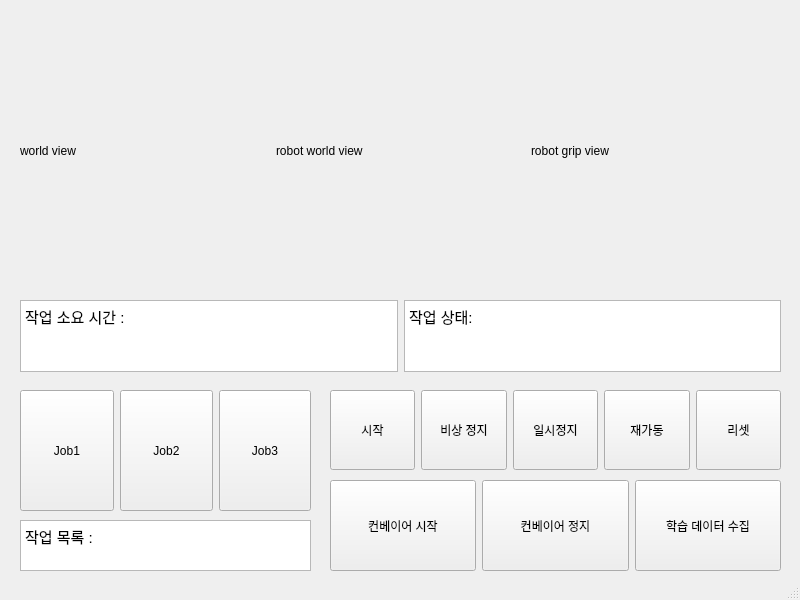
<?xml version="1.0" encoding="UTF-8"?>
<ui version="4.0">
 <class>MainWindow</class>
 <widget class="QMainWindow" name="MainWindow">
  <property name="geometry">
   <rect>
    <x>0</x>
    <y>0</y>
    <width>800</width>
    <height>600</height>
   </rect>
  </property>
  <property name="windowTitle">
   <string>Control_tower</string>
  </property>
  <widget class="QWidget" name="centralwidget">
   <widget class="QWidget" name="horizontalLayoutWidget">
    <property name="geometry">
     <rect>
      <x>20</x>
      <y>20</y>
      <width>761</width>
      <height>261</height>
     </rect>
    </property>
    <layout class="QHBoxLayout" name="horizontalLayout">
     <item>
      <widget class="QLabel" name="world">
       <property name="sizePolicy">
        <sizepolicy hsizetype="Expanding" vsizetype="Expanding">
         <horstretch>0</horstretch>
         <verstretch>0</verstretch>
        </sizepolicy>
       </property>
       <property name="text">
        <string>world view</string>
       </property>
      </widget>
     </item>
     <item>
      <widget class="QLabel" name="label">
       <property name="sizePolicy">
        <sizepolicy hsizetype="Expanding" vsizetype="Expanding">
         <horstretch>0</horstretch>
         <verstretch>0</verstretch>
        </sizepolicy>
       </property>
       <property name="text">
        <string>robot world view</string>
       </property>
      </widget>
     </item>
     <item>
      <widget class="QLabel" name="label_2">
       <property name="sizePolicy">
        <sizepolicy hsizetype="Expanding" vsizetype="Expanding">
         <horstretch>0</horstretch>
         <verstretch>0</verstretch>
        </sizepolicy>
       </property>
       <property name="text">
        <string>robot grip view</string>
       </property>
      </widget>
     </item>
    </layout>
   </widget>
   <widget class="QWidget" name="gridLayoutWidget">
    <property name="geometry">
     <rect>
      <x>20</x>
      <y>300</y>
      <width>761</width>
      <height>72</height>
     </rect>
    </property>
    <layout class="QGridLayout" name="gridLayout">
     <item row="0" column="0">
      <widget class="QTextBrowser" name="work_timer">
       <property name="html">
        <string>&lt;!DOCTYPE HTML PUBLIC &quot;-//W3C//DTD HTML 4.0//EN&quot; &quot;http://www.w3.org/TR/REC-html40/strict.dtd&quot;&gt;
&lt;html&gt;&lt;head&gt;&lt;meta name=&quot;qrichtext&quot; content=&quot;1&quot; /&gt;&lt;style type=&quot;text/css&quot;&gt;
p, li { white-space: pre-wrap; }
&lt;/style&gt;&lt;/head&gt;&lt;body style=&quot; font-family:'Ubuntu'; font-size:11pt; font-weight:400; font-style:normal;&quot;&gt;
&lt;p style=&quot; margin-top:0px; margin-bottom:0px; margin-left:0px; margin-right:0px; -qt-block-indent:0; text-indent:0px;&quot;&gt;작업 소요 시간 : &lt;/p&gt;&lt;/body&gt;&lt;/html&gt;</string>
       </property>
      </widget>
     </item>
     <item row="0" column="1">
      <widget class="QTextBrowser" name="work_status">
       <property name="html">
        <string>&lt;!DOCTYPE HTML PUBLIC &quot;-//W3C//DTD HTML 4.0//EN&quot; &quot;http://www.w3.org/TR/REC-html40/strict.dtd&quot;&gt;
&lt;html&gt;&lt;head&gt;&lt;meta name=&quot;qrichtext&quot; content=&quot;1&quot; /&gt;&lt;style type=&quot;text/css&quot;&gt;
p, li { white-space: pre-wrap; }
&lt;/style&gt;&lt;/head&gt;&lt;body style=&quot; font-family:'Ubuntu'; font-size:11pt; font-weight:400; font-style:normal;&quot;&gt;
&lt;p style=&quot; margin-top:0px; margin-bottom:0px; margin-left:0px; margin-right:0px; -qt-block-indent:0; text-indent:0px;&quot;&gt;작업 상태: &lt;/p&gt;&lt;/body&gt;&lt;/html&gt;</string>
       </property>
      </widget>
     </item>
    </layout>
   </widget>
   <widget class="QTextEdit" name="job_list">
    <property name="geometry">
     <rect>
      <x>20</x>
      <y>520</y>
      <width>291</width>
      <height>51</height>
     </rect>
    </property>
    <property name="html">
     <string>&lt;!DOCTYPE HTML PUBLIC &quot;-//W3C//DTD HTML 4.0//EN&quot; &quot;http://www.w3.org/TR/REC-html40/strict.dtd&quot;&gt;
&lt;html&gt;&lt;head&gt;&lt;meta name=&quot;qrichtext&quot; content=&quot;1&quot; /&gt;&lt;style type=&quot;text/css&quot;&gt;
p, li { white-space: pre-wrap; }
&lt;/style&gt;&lt;/head&gt;&lt;body style=&quot; font-family:'Ubuntu'; font-size:11pt; font-weight:400; font-style:normal;&quot;&gt;
&lt;p style=&quot; margin-top:0px; margin-bottom:0px; margin-left:0px; margin-right:0px; -qt-block-indent:0; text-indent:0px;&quot;&gt;작업 목록 :&lt;/p&gt;&lt;/body&gt;&lt;/html&gt;</string>
    </property>
   </widget>
   <widget class="QWidget" name="gridLayoutWidget_2">
    <property name="geometry">
     <rect>
      <x>20</x>
      <y>390</y>
      <width>291</width>
      <height>121</height>
     </rect>
    </property>
    <layout class="QGridLayout" name="gridLayout_2">
     <item row="0" column="2" rowspan="2">
      <widget class="QPushButton" name="job3">
       <property name="sizePolicy">
        <sizepolicy hsizetype="Expanding" vsizetype="Expanding">
         <horstretch>0</horstretch>
         <verstretch>0</verstretch>
        </sizepolicy>
       </property>
       <property name="maximumSize">
        <size>
         <width>92</width>
         <height>16777215</height>
        </size>
       </property>
       <property name="text">
        <string>Job3</string>
       </property>
      </widget>
     </item>
     <item row="0" column="1" rowspan="2">
      <widget class="QPushButton" name="job2">
       <property name="sizePolicy">
        <sizepolicy hsizetype="Expanding" vsizetype="Expanding">
         <horstretch>0</horstretch>
         <verstretch>0</verstretch>
        </sizepolicy>
       </property>
       <property name="text">
        <string>Job2</string>
       </property>
      </widget>
     </item>
     <item row="0" column="0" rowspan="2">
      <widget class="QPushButton" name="job1">
       <property name="sizePolicy">
        <sizepolicy hsizetype="Expanding" vsizetype="Expanding">
         <horstretch>0</horstretch>
         <verstretch>0</verstretch>
        </sizepolicy>
       </property>
       <property name="text">
        <string>Job1</string>
       </property>
       <property name="iconSize">
        <size>
         <width>16</width>
         <height>16</height>
        </size>
       </property>
       <property name="checkable">
        <bool>false</bool>
       </property>
      </widget>
     </item>
    </layout>
   </widget>
   <widget class="QWidget" name="gridLayoutWidget_3">
    <property name="geometry">
     <rect>
      <x>330</x>
      <y>390</y>
      <width>451</width>
      <height>80</height>
     </rect>
    </property>
    <layout class="QGridLayout" name="gridLayout_3">
     <item row="0" column="2">
      <widget class="QPushButton" name="pause">
       <property name="sizePolicy">
        <sizepolicy hsizetype="Expanding" vsizetype="Expanding">
         <horstretch>0</horstretch>
         <verstretch>0</verstretch>
        </sizepolicy>
       </property>
       <property name="text">
        <string>일시정지</string>
       </property>
      </widget>
     </item>
     <item row="0" column="1">
      <widget class="QPushButton" name="stop">
       <property name="sizePolicy">
        <sizepolicy hsizetype="Expanding" vsizetype="Expanding">
         <horstretch>0</horstretch>
         <verstretch>0</verstretch>
        </sizepolicy>
       </property>
       <property name="text">
        <string>비상 정지</string>
       </property>
      </widget>
     </item>
     <item row="0" column="0">
      <widget class="QPushButton" name="start">
       <property name="sizePolicy">
        <sizepolicy hsizetype="Expanding" vsizetype="Expanding">
         <horstretch>0</horstretch>
         <verstretch>0</verstretch>
        </sizepolicy>
       </property>
       <property name="text">
        <string>시작</string>
       </property>
      </widget>
     </item>
     <item row="0" column="3">
      <widget class="QPushButton" name="resume">
       <property name="sizePolicy">
        <sizepolicy hsizetype="Expanding" vsizetype="Expanding">
         <horstretch>0</horstretch>
         <verstretch>0</verstretch>
        </sizepolicy>
       </property>
       <property name="text">
        <string>재가동</string>
       </property>
      </widget>
     </item>
     <item row="0" column="4">
      <widget class="QPushButton" name="reset">
       <property name="sizePolicy">
        <sizepolicy hsizetype="Expanding" vsizetype="Expanding">
         <horstretch>0</horstretch>
         <verstretch>0</verstretch>
        </sizepolicy>
       </property>
       <property name="text">
        <string>리셋</string>
       </property>
      </widget>
     </item>
    </layout>
   </widget>
   <widget class="QWidget" name="gridLayoutWidget_4">
    <property name="geometry">
     <rect>
      <x>330</x>
      <y>480</y>
      <width>451</width>
      <height>91</height>
     </rect>
    </property>
    <layout class="QGridLayout" name="gridLayout_4">
     <item row="0" column="1">
      <widget class="QPushButton" name="constop">
       <property name="sizePolicy">
        <sizepolicy hsizetype="Expanding" vsizetype="MinimumExpanding">
         <horstretch>0</horstretch>
         <verstretch>0</verstretch>
        </sizepolicy>
       </property>
       <property name="text">
        <string>컨베이어 정지</string>
       </property>
      </widget>
     </item>
     <item row="0" column="0">
      <widget class="QPushButton" name="constart">
       <property name="sizePolicy">
        <sizepolicy hsizetype="Expanding" vsizetype="Expanding">
         <horstretch>0</horstretch>
         <verstretch>0</verstretch>
        </sizepolicy>
       </property>
       <property name="text">
        <string>컨베이어 시작</string>
       </property>
      </widget>
     </item>
     <item row="0" column="2">
      <widget class="QPushButton" name="data">
       <property name="sizePolicy">
        <sizepolicy hsizetype="Expanding" vsizetype="Expanding">
         <horstretch>0</horstretch>
         <verstretch>0</verstretch>
        </sizepolicy>
       </property>
       <property name="text">
        <string>학습 데이터 수집</string>
       </property>
      </widget>
     </item>
    </layout>
   </widget>
  </widget>
  <widget class="QStatusBar" name="statusbar"/>
 </widget>
 <resources/>
 <connections/>
</ui>
